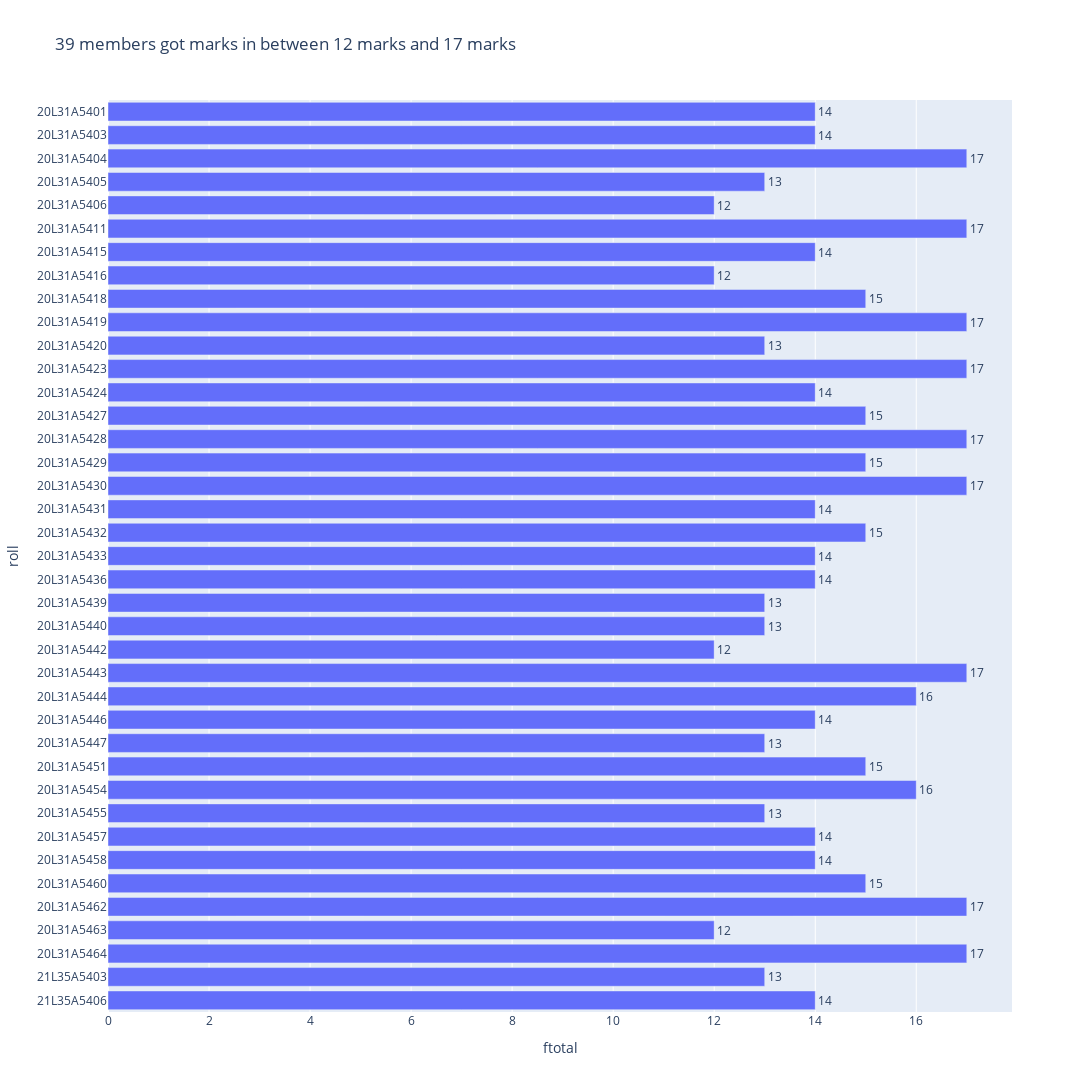

Notebook cell for this chart:
### Code cell
x, y = input("Enter two values: ").split()

df = python.loc[(python['ftotal']>=int(x))&(python['ftotal']<=int(y))]

fig = px.bar(df,x="ftotal", y="roll", text='ftotal',orientation='h',title=f'{len(df)} members got marks in between {x} marks and {y} marks ',width=1100, height=1500,)
fig.update_traces(texttemplate='%{text:.2s}', textposition='outside')
fig.update_layout(uniformtext_minsize=8, uniformtext_mode='hide')
fig.update_layout(
    yaxis = dict(autorange="reversed")
)
fig.show()

### Figure 1 — Plotly figure (JSON) as saved in the notebook; plotly's stock layout.template omitted (floating-point values rounded to 4 significant figures)
{"data": [{"alignmentgroup": "True", "hovertemplate": "ftotal=%{text}<br>roll=%{y}<extra></extra>", "legendgroup": "", "marker": {"color": "#636efa", "pattern": {"shape": ""}}, "name": "", "offsetgroup": "", "orientation": "h", "showlegend": false, "text": [14, 14, 17, 13, 12, 17, 14, 12, 15, 17, 13, 17, 14, 15, 17, 15, 17, 14, 15, 14, 14, 13, 13, 12, 17, 16, 14, 13, 15, 16, 13, 14, 14, 15, 17, 12, 17, 13, 14], "textposition": "outside", "texttemplate": "%{text:.2s}", "type": "bar", "x": [14, 14, 17, 13, 12, 17, 14, 12, 15, 17, 13, 17, 14, 15, 17, 15, 17, 14, 15, 14, 14, 13, 13, 12, 17, 16, 14, 13, 15, 16, 13, 14, 14, 15, 17, 12, 17, 13, 14], "xaxis": "x", "y": ["20L31A5401", "20L31A5403", "20L31A5404", "20L31A5405", "20L31A5406", "20L31A5411", "20L31A5415", "20L31A5416", "20L31A5418", "20L31A5419", "20L31A5420", "20L31A5423", "20L31A5424", "20L31A5427", "20L31A5428", "20L31A5429", "20L31A5430", "20L31A5431", "20L31A5432", "20L31A5433", "20L31A5436", "20L31A5439", "20L31A5440", "20L31A5442", "20L31A5443", "20L31A5444", "20L31A5446", "20L31A5447", "20L31A5451", "20L31A5454", "20L31A5455", "20L31A5457", "20L31A5458", "20L31A5460", "20L31A5462", "20L31A5463", "20L31A5464", "21L35A5403", "21L35A5406"], "yaxis": "y"}], "layout": {"barmode": "relative", "height": 1500, "legend": {"tracegroupgap": 0}, "title": {"text": "39 members got marks in between 12 marks and 17 marks "}, "uniformtext": {"minsize": 8, "mode": "hide"}, "width": 1100, "xaxis": {"anchor": "y", "domain": [0, 1], "title": {"text": "ftotal"}}, "yaxis": {"anchor": "x", "autorange": "reversed", "domain": [0, 1], "title": {"text": "roll"}}}}
